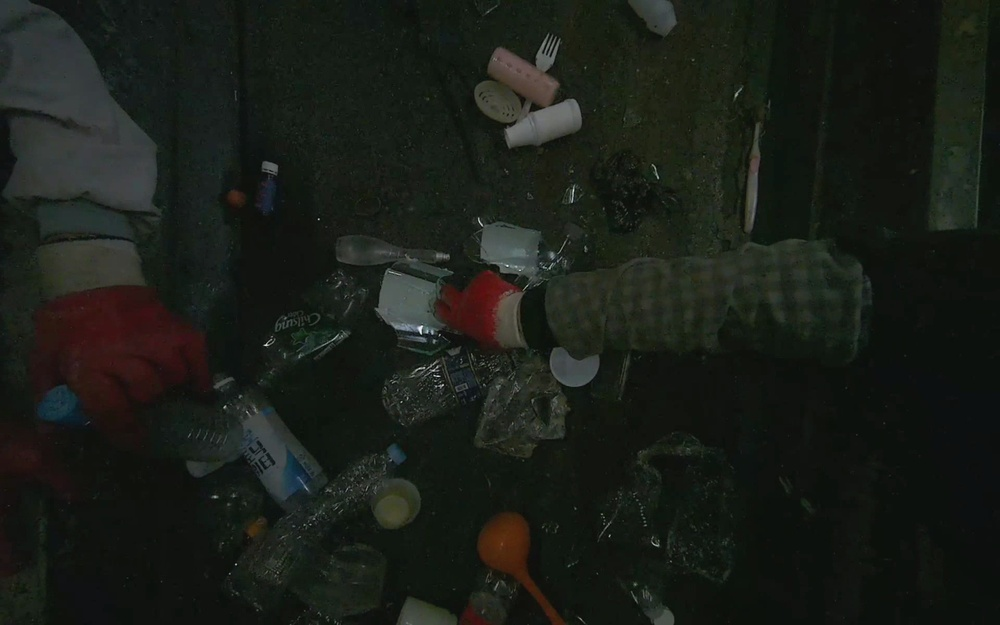
#> input picture orig.jpeg, 1000 x 625 px, shrunk from 1920 x 1200 before the run
$ jupyter execute --allow-errors data_EDA.ipynb
#> lines starting #> are read from the running program, lines starting #| are printed output that depends on the picture; after the words box and inside, x2 and y2 are one past the last pixel; in counts of white or black regions, pixels touching at a corner belong together; pictures that were not available may be replaced by others from this repository, and a replacement may not be noted
[cell 1]
import os
import pandas as pd
import matplotlib.pyplot as plt
import wim_labels as wim

# Check the data length

[cell 2]
import os

def count_files_in_folder(folder_path):
    """
    Args:
        folder_path (_type_): folder path

    Count files in folder with folder path
    """
    try:
        # Get the list of files in the folder
        files = os.listdir(folder_path)

        # Filter out directories (consider only files)
        files = [file for file in files if os.path.isfile(os.path.join(folder_path, file))]

        # Print the count of files
        print(f"Number of files in '{folder_path}': {len(files)}")
    except FileNotFoundError:
        print(f"Folder '{folder_path}' not found.")
    except Exception as e:
        print(f"An error occurred: {e}")

[cell 3]
folder_to_check = 'final_yolo_dataset/train/images'
count_files_in_folder(folder_to_check)
folder_to_check = 'final_yolo_dataset/train/labels'
count_files_in_folder(folder_to_check)
folder_to_check = 'final_yolo_dataset/val/images'
count_files_in_folder(folder_to_check)
folder_to_check = 'final_yolo_dataset/val/labels'
count_files_in_folder(folder_to_check)
folder_to_check = 'final_yolo_dataset/test/images'
count_files_in_folder(folder_to_check)
folder_to_check = 'final_yolo_dataset/test/labels'
count_files_in_folder(folder_to_check)

# Assert img-label names are same

[cell 4]
import os

def get_files(folder_path):
    try:
        # Get the list of files in the folder
        files = os.listdir(folder_path)

        # Filter out directories (consider only files)
        files = [file for file in files if os.path.isfile(os.path.join(folder_path, file))]

        return files
    except FileNotFoundError:
        print(f"Folder '{folder_path}' not found.")
        return []
    except Exception as e:
        print(f"An error occurred: {e}")
        return []

def compare_file_names(images_folder, labels_folder):
    # Get file names from 'images' folder
#> called with images_folder = 'new_dataset/images', labels_folder = 'new_dataset/labels'
    images_files = get_files(images_folder)

    # Get file names from 'labels' folder
    labels_files = get_files(labels_folder)

    # Extract base names (ignore file format extension) for comparison
    images_base_names = {os.path.splitext(file)[0] for file in images_files}
    labels_base_names = {os.path.splitext(file)[0] for file in labels_files}

    # Compare base names
    common_base_names = images_base_names.intersection(labels_base_names)

    # Print common base names
    print("Common base names between 'images' and 'labels' folders:")
    for base_name in common_base_names:
        print(base_name)

    # Print the count of common base names
    print(f"\nNumber of name maching: {len(common_base_names)}")

# Replace 'path/to/images' and 'path/to/labels' with the actual folder paths you want to compare
images_folder_path = 'new_dataset/images'
labels_folder_path = 'new_dataset/labels'

compare_file_names(images_folder_path, labels_folder_path)

All good :)

# Visualize Object Frequency

[cell 5]
def count_classes_in_yolo_folder(folder_path_list):
    class_counts = {}  # Dictionary to store class counts

    for folder_path in folder_path_list:
        for filename in os.listdir(folder_path):
            if filename.endswith(".txt"):
                file_path = os.path.join(folder_path, filename)

                with open(file_path, 'r') as file:
                    for line in file:
                        elements = line.strip().split()

                        if elements:
                            class_index = int(elements[0])

                            class_counts[class_index] = class_counts.get(class_index, 0) + 1
    return class_counts

def plot_label_freq(folder_path_list, threshold = 500, label_on = True, ascending = True):
    class_counts = count_classes_in_yolo_folder(folder_path_list)

    if label_on:
        final_dict = {}
        wim_labels = wim.labels
        for idx in class_counts.keys():
            class_name = wim_labels[idx]
            final_dict[class_name] = class_counts[idx]
    else:
        class_counts = {str(key): value for key, value in class_counts.items()}
        final_dict = class_counts

    df = pd.DataFrame(list(final_dict.items()), columns=['Class Name', 'Count'])
    df = df.sort_values(by='Count', ascending=ascending)
    colors = ['pink' if count < threshold else 'skyblue' for count in df['Count']]
    plt.figure(figsize=(12, 8))
    bars = plt.barh(df['Class Name'], df['Count'], color=colors)
    plt.xlabel('Count')
    plt.ylabel('Class Name')
    plt.title('Class Counts (Horizontal Bar Plot with Conditional Coloring)')

    plt.legend([bars[0]], [f'Count < {threshold}'], loc='upper right')

    plt.tight_layout()
    plt.show()
    print(f"Label Frequency in {folder_path_list}")
    print("All the labels are encoded to class indexes due to the privacy concerns.")
    return df

[cell 6]
root = "d:\\yolo_backup\\raid\\coss07\\yolov8" # change with your root path
train_label_path = os.path.join(root, 'yolov8', 'final_yolo_dataset', 'train', 'labels')
val_label_path = os.path.join(root,'yolov8', 'final_yolo_dataset', 'val', 'labels')
test_label_path = os.path.join(root, 'yolov8', 'final_yolo_dataset', 'test', 'labels')

folder_path_list = [train_label_path, val_label_path, test_label_path]
#> (the rest of this cell did not finish here and is left out)

#> (a cell that did not finish here is left out)

#> (a cell that did not finish here is left out)

# check the test result

#> (a cell that did not finish here is left out)

# Validation Matrix Visualization

#> (a cell that did not finish here is left out)

Will now showen due to privacy concerns

# Get segmented img

[cell 11]
import cv2
import numpy as np
import matplotlib.pyplot as plt

# Load the original image and mask
original_image = cv2.imread('orig.jpeg')
#> original_image is the input picture: shape (625, 1000, 3); mean B, G, R 23.8, 29.7, 25.8
mask_image = cv2.imread('mask.png', cv2.IMREAD_GRAYSCALE)
#> mask_image: shape (625, 1000); min 3, max 240, mean 27.9

# Threshold the mask to create a binary mask (0 and 255 become 0 and 1)
_, binary_mask = cv2.threshold(mask_image, 127, 1, cv2.THRESH_BINARY)
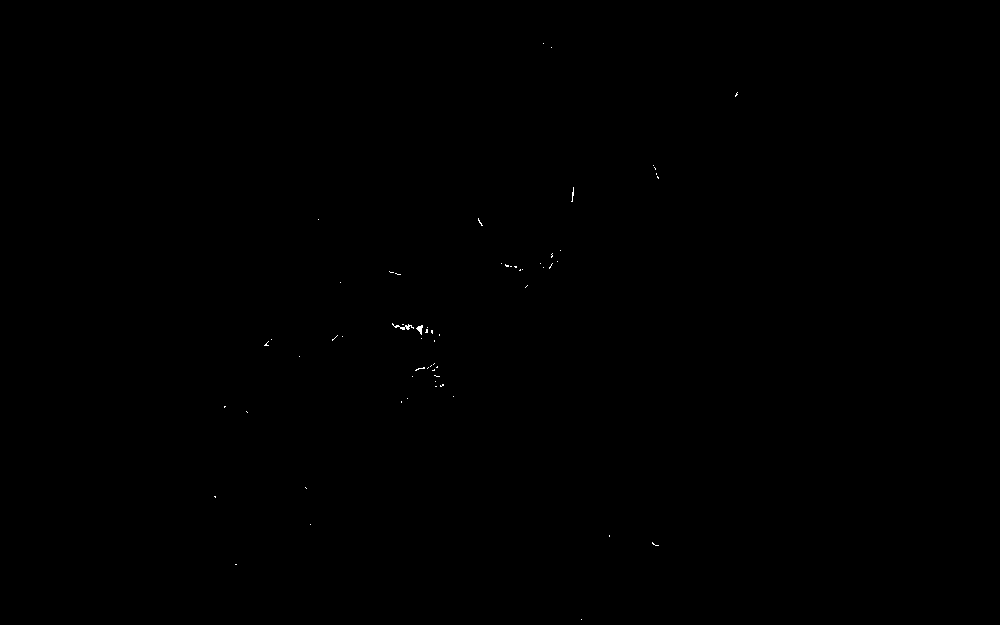
#> binary_mask: shape (625, 1000); values 0 (black) and 1 (white), 0.05% white in thin lines or dots, all inside (x1, y1, x2, y2) = (214, 43, 738, 620)

# Apply the binary mask to the original image
segmented_image = original_image.copy()
segmented_image[binary_mask == 0] = [0, 0, 0]  # Set non-masked pixels to black

# Convert the binary mask to 3 channels for overlaying with a red color
overlay_mask = cv2.merge([binary_mask * 0, binary_mask * 0, binary_mask * 255])  # Red color

# Overlay the segmented mask on the original image with transparency
alpha = 0.5
result = cv2.addWeighted(original_image, 1 - alpha, overlay_mask, alpha, 0)
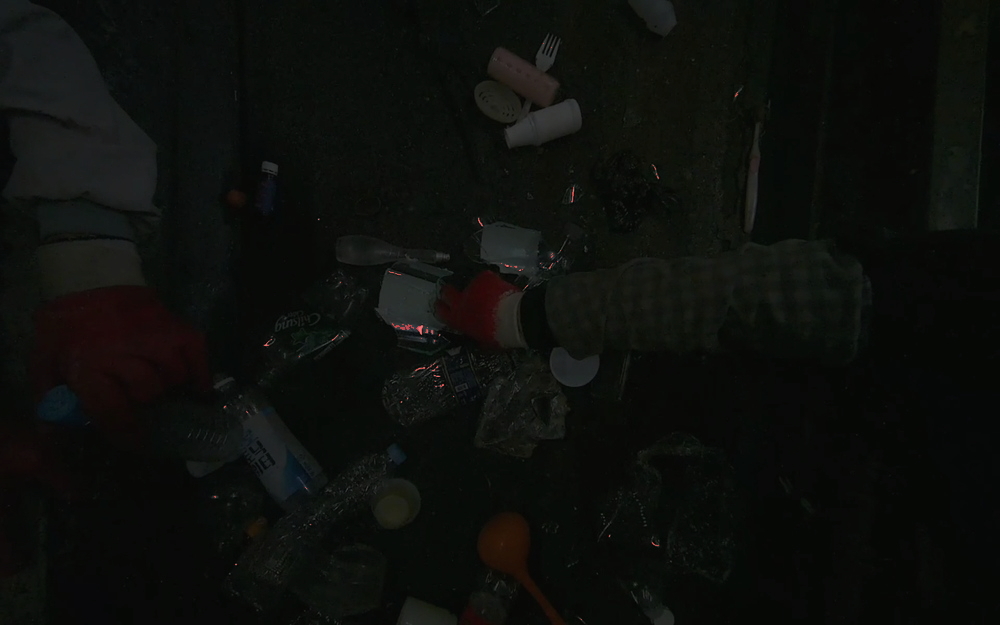
#> result: shape (625, 1000, 3); mean B, G, R 11.9, 14.9, 12.9

# Display the result
plt.figure(figsize=(12, 6))

plt.subplot(131)
plt.imshow(cv2.cvtColor(original_image, cv2.COLOR_BGR2RGB))
plt.title('Original Image')

plt.subplot(132)
plt.imshow(segmented_image)
plt.title('Segmented Image')

plt.subplot(133)
plt.imshow(cv2.cvtColor(result, cv2.COLOR_BGR2RGB))
plt.title('Red Overlay with Transparency')

# Save the result image
cv2.imwrite('output_image_red_overlay.jpg', result)

plt.show()
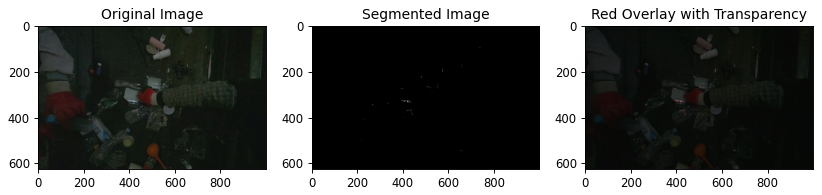
#> figure drawn by matplotlib, 3 panels; B, G, R data is drawn as R, G, B
